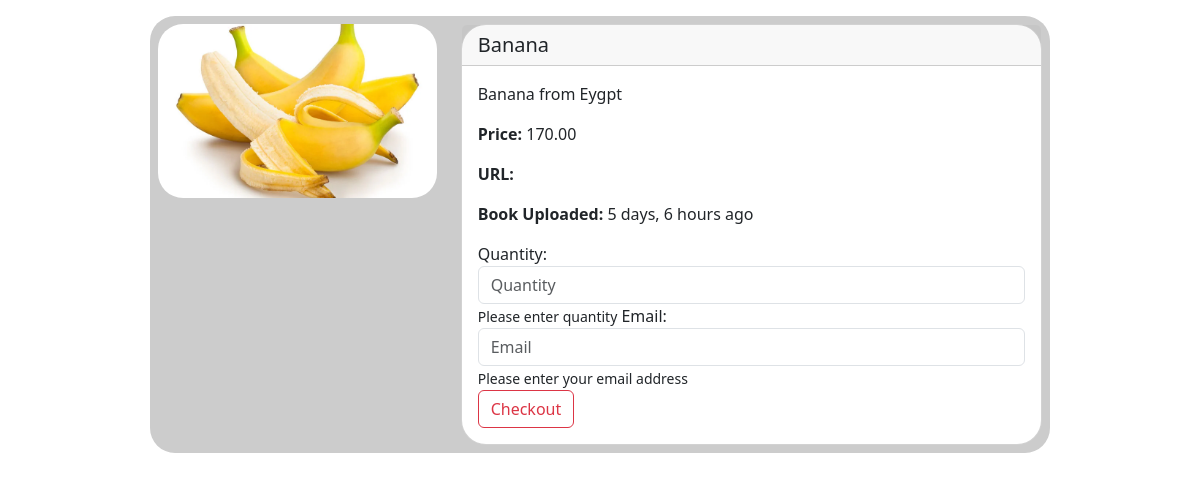
/2/detail/, run on the app's committed database.
### core/models.py (models this page shows, shortened)
class Product(models.Model):
    name = models.CharField(max_length=255)
    body = models.TextField()
    thumbnail = models.ImageField(upload_to="product/image", blank=True)
    price = models.DecimalField(decimal_places=2, max_digits=15)
    created_at = models.DateTimeField(auto_now_add=True)
    updated_at = models.DateTimeField(auto_now=True)

### core/views.py (the view)
# urls.py: path('<int:pk>/detail/', views.ProductDetailView.as_view(), name='detail'),
class ProductDetailView(DetailView):
    model = Product
    context_object_name = 'product'
    template_name = 'product/detail.html'
    def get_context_data(self, **kwargs):
        context = super().get_context_data(**kwargs)
        context['STRIPE_PUBLIC_KEY'] = settings.STRIPE_PUBLIC_KEY
        return context

### templates/product/detail.html (shortened to what this page needs)
{% extends 'base/base.html' %}
{% block body %}
<div class="row">
    <div class="col-md-4">
        <img src="{{ product.thumbnail.url }}" class="card-img-top" alt="{{ product.name }}" height="auto" width="300px" style="border-radius: 25px;">
    </div>
    <div class="col-md-8">
        <div class="card" style="border-radius: 25px;">
            <h5 class="card-header">{{ product.name }}</h5>
            <div class="card-body">
              <p class="card-text">{{ product.body }}</p>
              <p><strong>Price: </strong>{{ product.price }}</p>
              <p><strong>URL: </strong>{{ product.url }}</p>
              <p><strong>Book Uploaded: </strong>{{ product.created_at|timesince }} ago</p>
              <div class="form-group">
                <label for="quantity">Quantity: </label>
                <input type="text" name="quantity" id="quantity" class="form-control" placeholder="Quantity">
                <small>Please enter quantity</small>
                <label for="email">Email: </label>
                <input type="email" name="email" id="email" class="form-control" placeholder="Email">
                <small>Please enter your email address</small>
                </div>
              <button type="submit" class="btn btn-outline-danger" id="checkout-button">Checkout</button>
            </div>
          </div>
    </div>
</div>
{% endblock %}

### data on the page
Product: thumbnail (picture), name "Banana", body "Banana from Eygpt", price "170.00", created_at "5 days, 6 hours"
